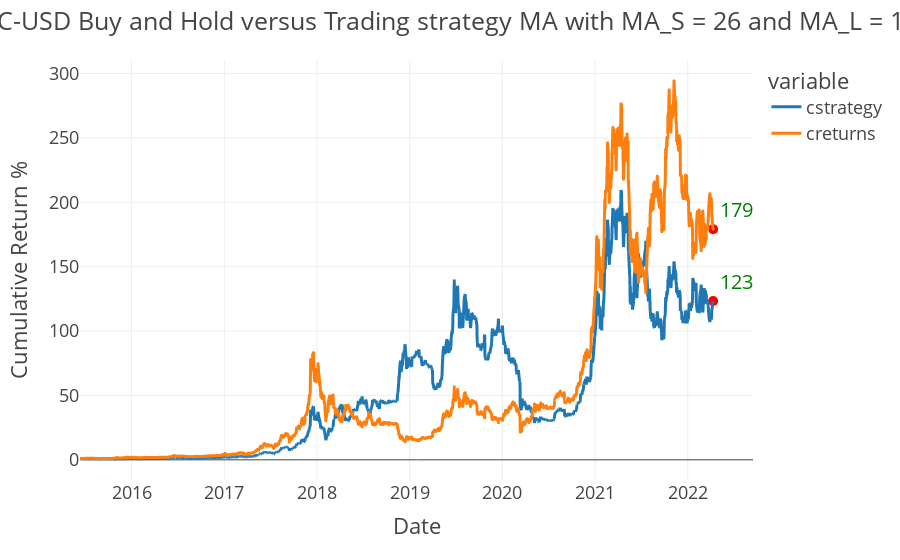

Write notebook code for a chart like this one.
### Code cell
opti_btc.plot_results()

### Figure 1 — Plotly figure (JSON) as saved in the notebook; plotly's stock layout.template omitted (floating-point values rounded to 4 significant figures; data arrays with more than 128 entries replaced by an {"elided": "..."} marker saying what was removed)
{"data": [{"hovertemplate": "variable=cstrategy<br>Date=%{x}<br>value=%{y}<extra></extra>", "legendgroup": "cstrategy", "line": {"color": "#1F77B4", "dash": "solid"}, "marker": {"symbol": "circle"}, "mode": "lines", "name": "cstrategy", "showlegend": true, "type": "scattergl", "x": {"elided": "1721 str values"}, "xaxis": "x", "y": {"elided": "1721 float values"}, "yaxis": "y"}, {"hovertemplate": "variable=creturns<br>Date=%{x}<br>value=%{y}<extra></extra>", "legendgroup": "creturns", "line": {"color": "#FF7F0E", "dash": "solid"}, "marker": {"symbol": "circle"}, "mode": "lines", "name": "creturns", "showlegend": true, "type": "scattergl", "x": {"elided": "1721 str values"}, "xaxis": "x", "y": {"elided": "1721 float values"}, "yaxis": "y"}, {"marker": {"color": "red", "size": 10}, "mode": "markers+text", "showlegend": false, "text": ["179.11126696540347"], "textfont": {"color": "green", "size": 20}, "textposition": "top right", "type": "scatter", "x": ["2022-04-11T00:00:00"], "y": [179.1]}, {"marker": {"color": "red", "size": 10}, "mode": "markers+text", "showlegend": false, "text": ["123.35193177264742"], "textfont": {"color": "green", "size": 20}, "textposition": "top right", "type": "scatter", "x": ["2022-04-11T00:00:00"], "y": [123.4]}], "layout": {"legend": {"title": {"text": "variable"}, "tracegroupgap": 0}, "margin": {"t": 60}, "title": {"text": "BTC-USD Buy and Hold versus Trading strategy MA with MA_S = 26 and MA_L = 112"}, "xaxis": {"anchor": "y", "domain": [0, 1], "title": {"text": "Date"}}, "yaxis": {"anchor": "x", "domain": [0, 1], "title": {"text": "Cumulative Return %"}}}}
